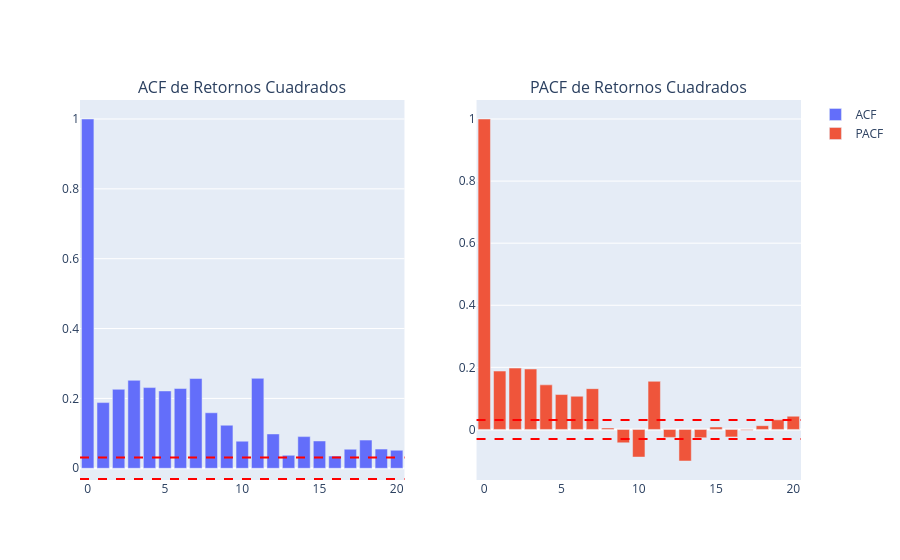

Source (notebook cell):
### Markdown cell above
Elevamos al cuadrado los retornos para realizar las pruebas estadísticas (ACF y PACF) para ver la viabilidad de utilizar un modelo `GARCH`:

### Code cell
sq_returns = returns ** 2
sig_level = 1.96 / np.sqrt(len(returns))

#acf y pacf
lag_acf = acf(sq_returns, nlags=20)
lag_pacf = pacf(sq_returns, nlags=20, method='ols')

#Visualizamos
fig = make_subplots(rows=1, cols=2, subplot_titles=('ACF de Retornos Cuadrados', 'PACF de Retornos Cuadrados'))
# ACF
fig.add_trace(go.Bar(x=np.arange(len(lag_acf)), y=lag_acf, name='ACF'), row=1, col=1)
# PACF
fig.add_trace(go.Bar(x=np.arange(len(lag_pacf)), y=lag_pacf, name='PACF'), row=1, col=2)

#Significancia
for i in [1, 2]:
    fig.add_hline(y=sig_level, line_dash="dash", line_color="red", row=1, col=i)
    fig.add_hline(y=-sig_level, line_dash="dash", line_color="red", row=1, col=i)

fig.show()

### Figure 1 — Plotly figure (JSON) as saved in the notebook; plotly's stock layout.template omitted (floating-point values rounded to 4 significant figures)
{"data": [{"name": "ACF", "type": "bar", "x": [0, 1, 2, 3, 4, 5, 6, 7, 8, 9, 10, 11, 12, 13, 14, 15, 16, 17, 18, 19, 20], "xaxis": "x", "y": [1.0, 0.1881, 0.2261, 0.2518, 0.231, 0.2214, 0.2283, 0.257, 0.1589, 0.1232, 0.07757, 0.2575, 0.09829, 0.03707, 0.09062, 0.07818, 0.03491, 0.05452, 0.08069, 0.05493, 0.05153], "yaxis": "y"}, {"name": "PACF", "type": "bar", "x": [0, 1, 2, 3, 4, 5, 6, 7, 8, 9, 10, 11, 12, 13, 14, 15, 16, 17, 18, 19, 20], "xaxis": "x2", "y": [1.0, 0.1881, 0.1977, 0.1947, 0.1436, 0.1125, 0.1069, 0.1314, 0.004738, -0.04305, -0.08895, 0.155, -0.02558, -0.1016, -0.0268, 0.008087, -0.02399, -0.002209, 0.01212, 0.03103, 0.04261], "yaxis": "y2"}], "layout": {"annotations": [{"font": {"size": 16}, "showarrow": false, "text": "ACF de Retornos Cuadrados", "x": 0.225, "xanchor": "center", "xref": "paper", "y": 1, "yanchor": "bottom", "yref": "paper"}, {"font": {"size": 16}, "showarrow": false, "text": "PACF de Retornos Cuadrados", "x": 0.775, "xanchor": "center", "xref": "paper", "y": 1, "yanchor": "bottom", "yref": "paper"}], "shapes": [{"line": {"color": "red", "dash": "dash"}, "type": "line", "x0": 0, "x1": 1, "xref": "x domain", "y0": 0.03072, "y1": 0.03072, "yref": "y"}, {"line": {"color": "red", "dash": "dash"}, "type": "line", "x0": 0, "x1": 1, "xref": "x domain", "y0": -0.03072, "y1": -0.03072, "yref": "y"}, {"line": {"color": "red", "dash": "dash"}, "type": "line", "x0": 0, "x1": 1, "xref": "x2 domain", "y0": 0.03072, "y1": 0.03072, "yref": "y2"}, {"line": {"color": "red", "dash": "dash"}, "type": "line", "x0": 0, "x1": 1, "xref": "x2 domain", "y0": -0.03072, "y1": -0.03072, "yref": "y2"}], "xaxis": {"anchor": "y", "domain": [0, 0.45]}, "xaxis2": {"anchor": "y2", "domain": [0.55, 1]}, "yaxis": {"anchor": "x", "domain": [0, 1]}, "yaxis2": {"anchor": "x2", "domain": [0, 1]}}}
